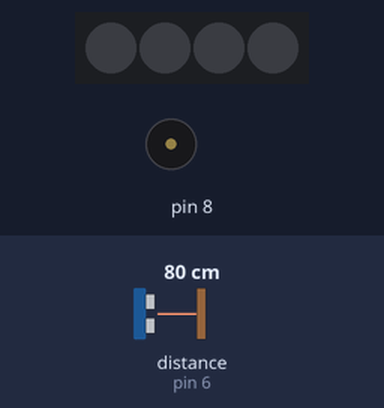
The sketch below on a simulated Arduino Uno, built with avr-gcc and run on an emulated ATmega328P. On the bench: 4 RGB LEDs in strip order, left to right, buzzer (waves = sounding). Inputs (shaded band) come from the test bench; at power-on: distance to the obstacle (sensor on pin 6) 80 cm.

Above: at 1.2 s.
1.3 s: distance to the obstacle (sensor on pin 6) set to 2 cm
At 1.9 s:
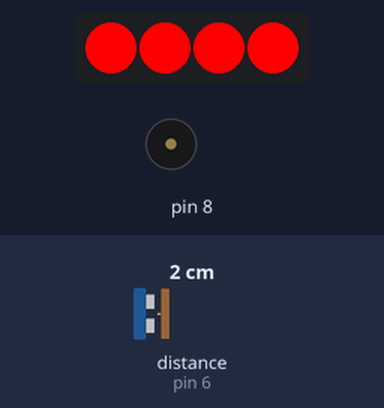
2.8 s: distance to the obstacle (sensor on pin 6) set to 18 cm
At 3.5 s:
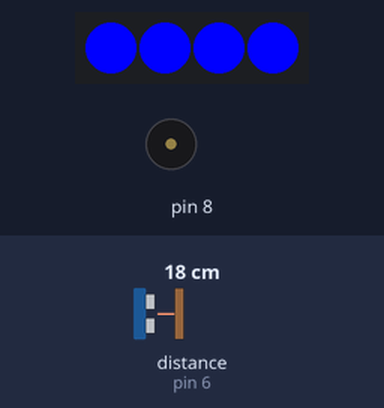
4.3 s: distance to the obstacle (sensor on pin 6) set to 35 cm
At 5.5 s:
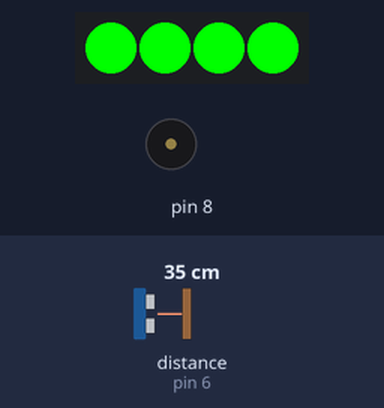
5.8 s: distance to the obstacle (sensor on pin 6) set to 120 cm
At 7.0 s:
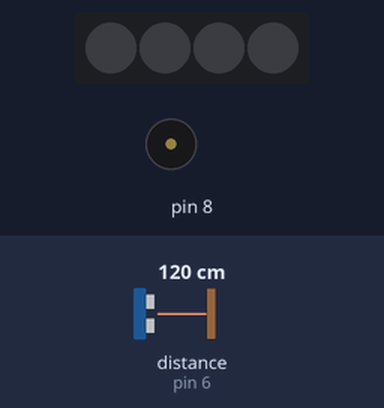
7.3 s: distance to the obstacle (sensor on pin 6) set to 55 cm
8.8 s: distance to the obstacle (sensor on pin 6) set to 46 cm
At 10.1 s:
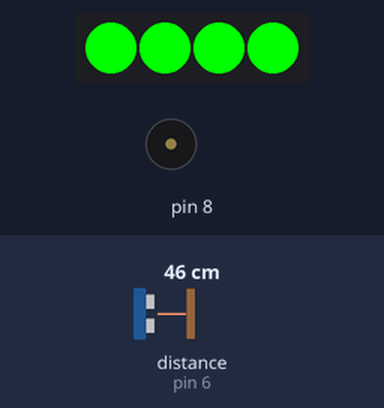
Timing chart, 0 to 11.3 s (numbered marks = the images above; inputs shaded):
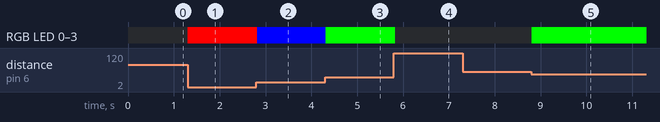

The sketch:

combined.ino
```cpp
#include <Arduino.h>
#include <Wire.h>
#include <SoftwareSerial.h>
#include <MeOrion.h>

double angle_rad = PI/180.0;
double angle_deg = 180.0/PI;
MeUltrasonicSensor ultrasonic_6(6);
MeRGBLed rgbled_7(7, 4);


void setup(){

}

void loop(){

    if((ultrasonic_6.distanceCm()) < ( 10 )){
        rgbled_7.setColor(0,255,0,0);
        rgbled_7.show();
        buzzerOn ();
        buzzerOff ();
    }
    else
        buzzerOff ();
    if(((ultrasonic_6.distanceCm()) > ( 10 )) && ((ultrasonic_6.distanceCm()) < ( 30 ))){
        rgbled_7.setColor(0,0,0,255);
        rgbled_7.show();
        buzzerOn ();
        buzzerOff ();
    }
    if(((ultrasonic_6.distanceCm()) > (30)) && ((ultrasonic_6.distanceCm()) < (50))){
        rgbled_7.setColor(0,0,255,0);
        rgbled_7.show();
        buzzerOn ();
        buzzerOff ();
    }
    if((ultrasonic_6.distanceCm()) > ( 80 )){
        rgbled_7.setColor(0,0,0,0);
        rgbled_7.show();
    }

    _loop();
}

void _delay(float seconds){
    long endTime = millis() + seconds * 1000;
    while(millis() < endTime)_loop();
}

void _loop(){

}
```

Measured:
- the behaviour switches between 50 and 49 cm on distance to the obstacle (sensor on pin 6) (found by bisection; images 4 and 5)
- after the input at 1.3 s, RGB LED 0–3: off → RGB(255, 0, 0) at once
- after the input at 2.8 s, RGB LED 0–3: RGB(255, 0, 0) → RGB(0, 0, 255) at once
- after the input at 4.3 s, RGB LED 0–3: RGB(0, 0, 255) → RGB(0, 255, 0) at once
- after the input at 5.8 s, RGB LED 0–3: RGB(0, 255, 0) → off at once
- after the input at 7.3 s, every drawn part: stays the same
- after the input at 8.8 s, RGB LED 0–3: off → RGB(0, 255, 0) at once
